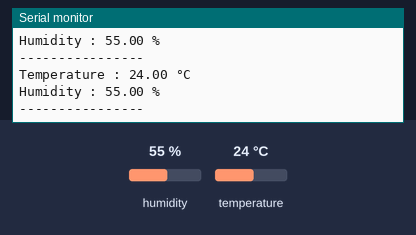
A sketch run on a simulated ESP8266 (NodeMCU). Shown: the last lines printed to the serial monitor. Inputs (shaded band) come from the test bench; at power-on: humidity 55 %, temperature 24 °C.

Above: at 2.8 s.
2.9 s: humidity set to 22 %
At 5.3 s:
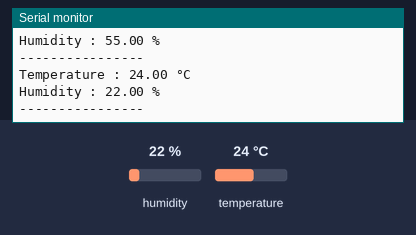
5.6 s: temperature set to 12 °C
At 6.7 s:
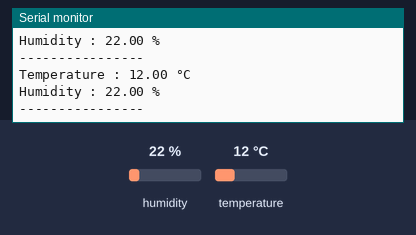
8.3 s: humidity set to 40 %
At 11.4 s:
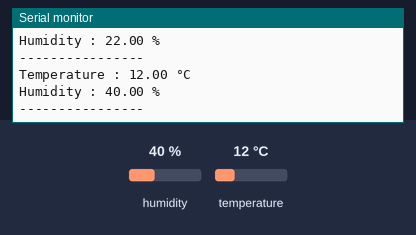
Timing chart, 0 to 12.9 s (numbered marks = the images above; inputs shaded):
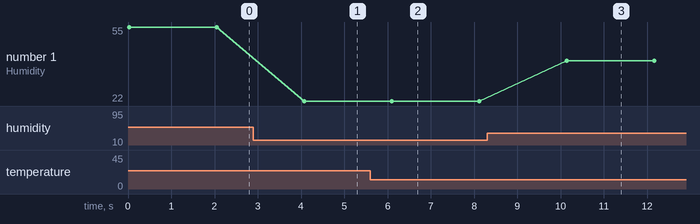

The sketch:

Temperature.ino
```cpp
#include <DHT.h>

#define DHTPIN D4
#define DHTTYPE DHT11

DHT dht(DHTPIN, DHTTYPE);

void setup() {

  Serial.begin(115200);

  dht.begin();

  Serial.println("DHT11 Testing...");
}

void loop() {

  float temp = dht.readTemperature();
  float hum = dht.readHumidity();

  Serial.print("Temperature : ");
  Serial.print(temp);
  Serial.println(" °C");

  Serial.print("Humidity : ");
  Serial.print(hum);
  Serial.println(" %");

  Serial.println("----------------");

  delay(2000);

}
```

Measured:
- after the input at 2.9 s, the serial monitor: prints a new line after 1.2 s (image 1)
- after the input at 5.6 s, the serial monitor: prints a new line after 0.49 s (image 2)
- after the input at 8.3 s, the serial monitor: prints a new line after 1.8 s (image 3)
- plotted number 1: 55 → 22 after the input at 2.9 s, 22 → 40 after the input at 8.3 s
